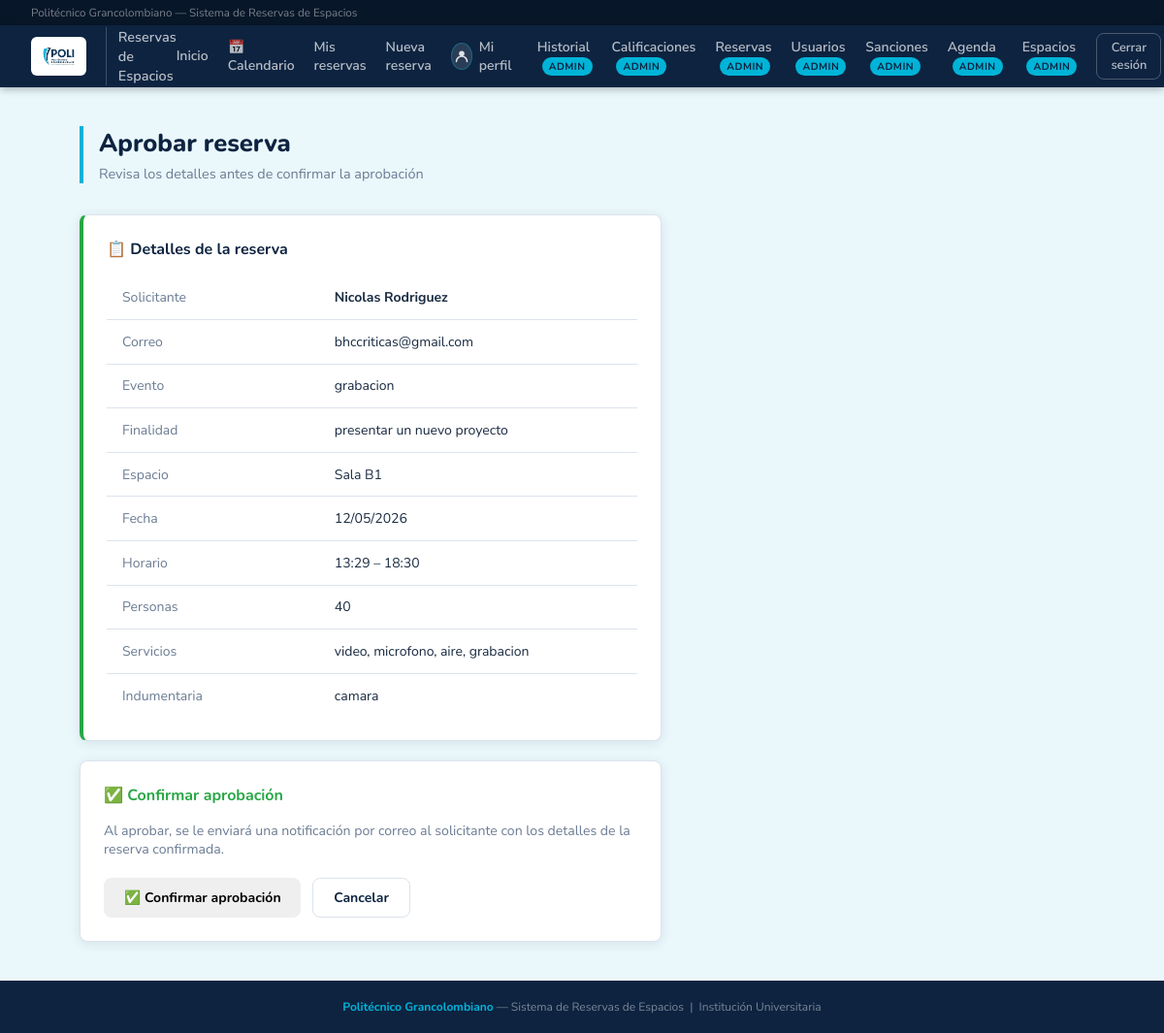
/admin/reservas/1/aprobar (signed in), run on the app's committed database.
### database.py (models this page shows, shortened)
class Usuario(Base):
    __tablename__ = "usuario"
    id         = Column(Integer, primary_key=True, autoincrement=True)
    nombre     = Column(String, nullable=False)
    correo     = Column(String, nullable=False, unique=True)
    contrasena = Column(String, nullable=False)
    rol        = Column(String, nullable=False)  # 'docente' | 'administrativo' | 'externa' | 'admin'
    activo  = Column(Boolean, default=True, nullable=False)   # False = cuenta desactivada
    strikes = Column(Integer, default=0,    nullable=False)   # Reportes asignados por el admin
    cod_docente  = Column(String,  nullable=True)
    departamento = Column(String,  nullable=True)
    dependencia = Column(String, nullable=True)
    empresa  = Column(String, nullable=True)
    telefono = Column(String, nullable=True)
    reservas = relationship("Reserva", back_populates="usuario")
    sanciones_recibidas = relationship(
        "Sancion",
        foreign_keys="Sancion.usuario_id",
        back_populates="usuario",
    )
    sanciones_aplicadas = relationship(
        "Sancion",
        foreign_keys="Sancion.admin_id",
        back_populates="admin",
    )
    __mapper_args__ = {
        "polymorphic_on": rol,
        "polymorphic_identity": "usuario",
    }

class Institucional(Usuario):
    __mapper_args__ = {"polymorphic_identity": "institucional"}

class Reserva(Base):
    __tablename__ = "reserva"
    id            = Column(Integer, primary_key=True, autoincrement=True)
    cant_personas = Column(Integer, nullable=False)
    tipo_evento   = Column(String,  nullable=False)
    finalidad     = Column(String,  nullable=True)
    indumentaria          = Column(String, nullable=True)
    servicios_adicionales = Column(String, nullable=True)  # RF-11: sonido, video, sillas, etc.
    justificacion_rechazo = Column(String, nullable=True)  # Razón del rechazo (obligatoria al rechazar)
    fecha        = Column(Date,     nullable=False)
    hora_inicio  = Column(Time,     nullable=False)
    hora_fin     = Column(Time,     nullable=False)
    estado       = Column(String,   nullable=False, default="pendiente")
    usuario_id   = Column(Integer, ForeignKey("usuario.id"), nullable=False)
    usuario            = relationship("Usuario",               back_populates="reservas")
    espacios           = relationship("Espacio",               secondary=reserva_espacio, back_populates="reservas")
    calificacion       = relationship("Calificacion",          back_populates="reserva", uselist=False)
    personas_externas  = relationship("PersonaExternaReserva", back_populates="reserva",
                                      cascade="all, delete-orphan")
    sanciones          = relationship("Sancion", back_populates="reserva")

class Espacio(Base):
    __tablename__ = "espacio"
    id        = Column(Integer, primary_key=True, autoincrement=True)
    nombre    = Column(String,  nullable=False)
    capacidad = Column(Integer, nullable=False)
    costo_externo = Column(Numeric(12, 2), nullable=True)
    reservas  = relationship("Reserva", secondary=reserva_espacio, back_populates="espacios")

### app.py (the view, shortened to what this page needs)
@app.route("/admin/reservas/<int:rid>/aprobar", methods=["GET", "POST"])
@requiere_login
@requiere_admin
def admin_aprobar_reserva(rid):
    from database import Reserva
    u       = usuario_logueado()
    reserva = db.get(Reserva, rid)
    if not reserva:
        flash("Reserva no encontrada.", "danger")
        return redirect(url_for("admin_reservas"))
    return render_template("admin_aprobar_reserva.html", usuario=u, reserva=reserva)

### app.py (called while the page is built)
@app.after_request
def add_header(response):
    response.headers["Cache-Control"] = "no-cache, no-store, must-revalidate"
    response.headers["Pragma"] = "no-cache"
    response.headers["Expires"] = "0"
    return response

@app.teardown_appcontext
def shutdown_session(exception=None):
    DBSession.remove()

@app.after_request
def agregar_headers_no_cache(response):
    response.headers["Cache-Control"] = "no-store, no-cache, must-revalidate, max-age=0, post-check=0, pre-check=0"
    response.headers["Pragma"] = "no-cache"
    response.headers["Expires"] = "-1"
    return response

@app.before_request
def limpiar_sesion_al_iniciar():
    if not app.config.get("SESION_LIMPIADA"):
        session.clear()
        app.config["SESION_LIMPIADA"] = True
        _cargar_espacios_predefinidos()

def usuario_logueado():
    uid = session.get("usuario_id")
    if uid:
        return db.get(Usuario, uid)
    return None

def requiere_login(f):
    from functools import wraps
    @wraps(f)
    def wrapper(*args, **kwargs):
        u = usuario_logueado()
        if not u:
            flash("Debes iniciar sesión primero.", "warning")
            return redirect(url_for("login"))
        if not u.activo:
            session.clear()
            flash("Tu cuenta ha sido desactivada. Contacta al administrador.", "danger")
            return redirect(url_for("login"))
        return f(*args, **kwargs)
    return wrapper

def requiere_admin(f):
    from functools import wraps
    @wraps(f)
    def wrapper(*args, **kwargs):
        u = usuario_logueado()
        if not u or u.rol != "admin":
            flash("No tienes permiso para acceder a esa página.", "danger")
            return redirect(url_for("dashboard"))
        return f(*args, **kwargs)
    return wrapper

### templates/admin_aprobar_reserva.html (shortened to what this page needs)
{% extends "base.html" %}
{% block content %}
<div class="page-header">
  <h1>Aprobar reserva</h1>
  <p>Revisa los detalles antes de confirmar la aprobación</p>
</div>
<div style="max-width:600px;">
  <div class="card" style="margin-bottom:1.25rem; border-left:4px solid var(--success);">
    <div class="card-title">📋 Detalles de la reserva</div>
    <table>
      <tr><td style="color:var(--muted); width:40%;">Solicitante</td><td><strong>{{ reserva.usuario.nombre }}</strong></td></tr>
      <tr><td style="color:var(--muted);">Correo</td><td>{{ reserva.usuario.correo }}</td></tr>
      <tr><td style="color:var(--muted);">Evento</td><td>{{ reserva.tipo_evento }}</td></tr>
      <tr><td style="color:var(--muted);">Finalidad</td><td>{{ reserva.finalidad }}</td></tr>
      <tr><td style="color:var(--muted);">Espacio</td><td>{% for e in reserva.espacios %}{{ e.nombre }}{% endfor %}</td></tr>
      <tr><td style="color:var(--muted);">Fecha</td><td>{{ reserva.fecha.strftime('%d/%m/%Y') }}</td></tr>
      <tr><td style="color:var(--muted);">Horario</td><td>{{ reserva.hora_inicio.strftime('%H:%M') }} – {{ reserva.hora_fin.strftime('%H:%M') }}</td></tr>
      <tr><td style="color:var(--muted);">Personas</td><td>{{ reserva.cant_personas }}</td></tr>
      {% if reserva.servicios_adicionales %}
      <tr><td style="color:var(--muted);">Servicios</td><td>{{ reserva.servicios_adicionales }}</td></tr>
      {% endif %}
      {% if reserva.indumentaria %}
      <tr><td style="color:var(--muted);">Indumentaria</td><td>{{ reserva.indumentaria }}</td></tr>
      {% endif %}
    </table>
  </div>
  <div class="card">
    <div class="card-title" style="color:var(--success);">✅ Confirmar aprobación</div>
    <p style="font-size:.88rem; color:var(--muted); margin-bottom:1.25rem;">
      Al aprobar, se le enviará una notificación por correo al solicitante con los detalles de la reserva confirmada.
    </p>
    <form method="POST">
      <div style="display:flex; gap:.75rem;">
        <button type="submit" class="btn btn-success">✅ Confirmar aprobación</button>
        <a href="{{ url_for('admin_reservas') }}" class="btn btn-secondary">Cancelar</a>
      </div>
    </form>
  </div>
</div>
{% endblock %}

### templates/base.html (style rules this page uses)
:root { --navy: #0d2340; --navy-dark: #081629; --navy-mid: #123060; --cyan: #00b4d8; --cyan-dark: #0096b4; --cyan-light:#e0f7fc; --white: #ffffff; --gray-bg: #eaf8fc; --border: #dce3ec; --text: #1a2b42; --muted: #6b7c93; --success: #28a745; --danger: #dc3545; --warning: #e6a817; --radius: 8px; --shadow: 0 2px 12px rgba(13,35,64,.10); }
*, *::before, *::after { box-sizing: border-box; margin: 0; padding: 0; }
body { font-family: 'Nunito Sans', sans-serif; background: var(--gray-bg); color: var(--text); min-height: 100vh; display: flex; flex-direction: column; }
a { color: var(--cyan-dark); text-decoration: none; }
.page-header { margin-bottom: 2rem; border-left: 4px solid var(--cyan); padding-left: 1rem; }
.page-header h1 { font-size: 1.6rem; font-weight: 800; font-family: 'Nunito', sans-serif; color: var(--navy); }
.page-header p { color: var(--muted); font-size: .9rem; margin-top: .3rem; }
.card { background: var(--white); border: 1px solid var(--border); border-radius: var(--radius); padding: 1.5rem; box-shadow: var(--shadow); }
.card-title { font-size: 1rem; font-weight: 700; font-family: 'Nunito', sans-serif; color: var(--navy); margin-bottom: 1rem; display: flex; align-items: center; gap: .5rem; }
.btn { display: inline-flex; align-items: center; gap: .4rem; padding: .6rem 1.3rem; border-radius: var(--radius); font-family: 'Nunito', sans-serif; font-size: .875rem; font-weight: 700; cursor: pointer; border: none; transition: all .18s; }
.btn-secondary { background: var(--white); color: var(--navy); border: 1.5px solid var(--border); }
table { width: 100%; border-collapse: collapse; font-size: .875rem; }
td { padding: .8rem 1rem; border-bottom: 1px solid var(--border); }
tr:last-child td { border-bottom: none; }

### data on the page
Institucional: usuario.nombre "Nicolas Rodriguez", usuario.correo "bhccriticas@gmail.com"
Reserva: tipo_evento "grabacion", finalidad "presentar un nuevo proyecto", fecha "12/05/2026", hora_inicio "13:29", hora_fin "18:30", cant_personas "40", servicios_adicionales "video, microfono, aire, grabacion", indumentaria "camara"
Espacio: nombre "Sala B1"
